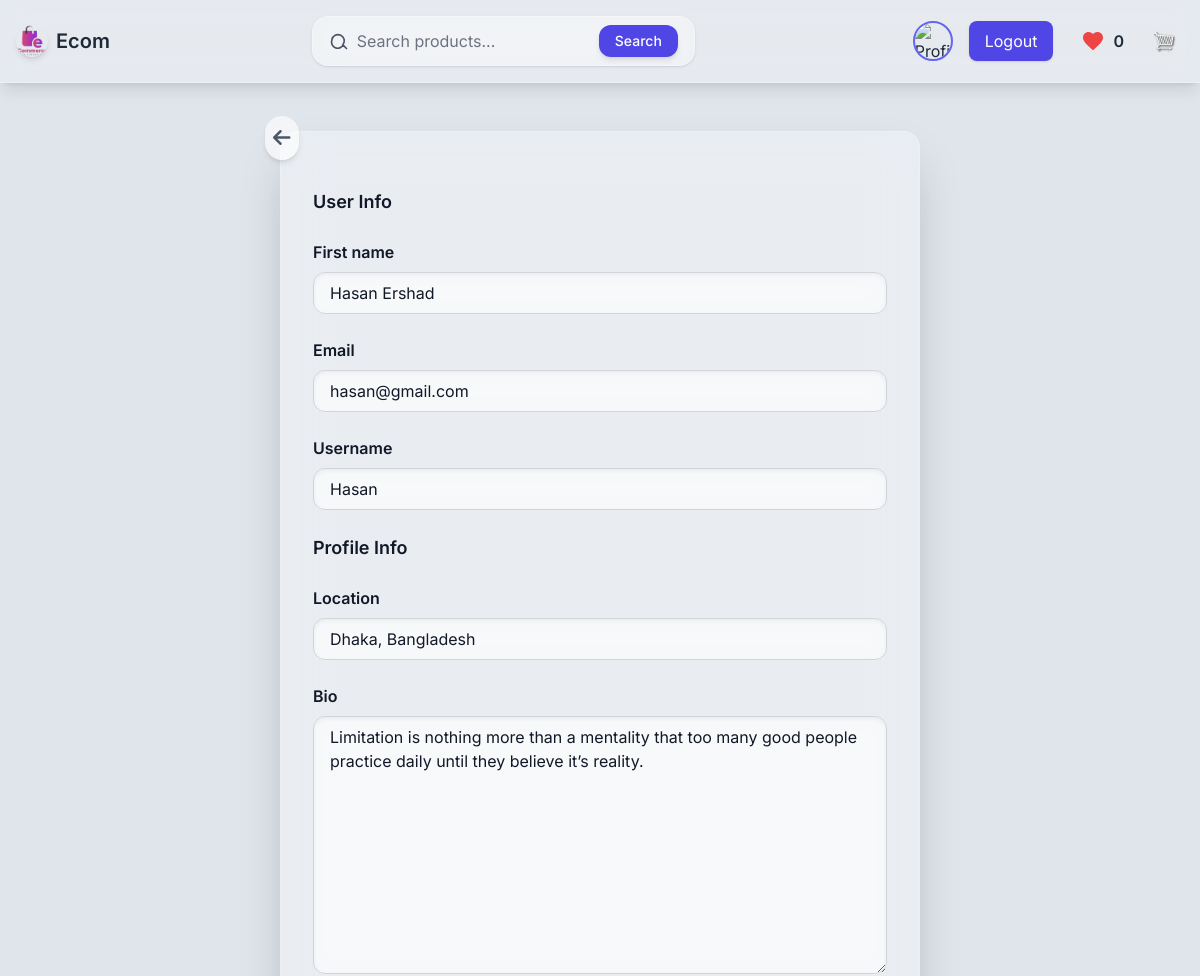
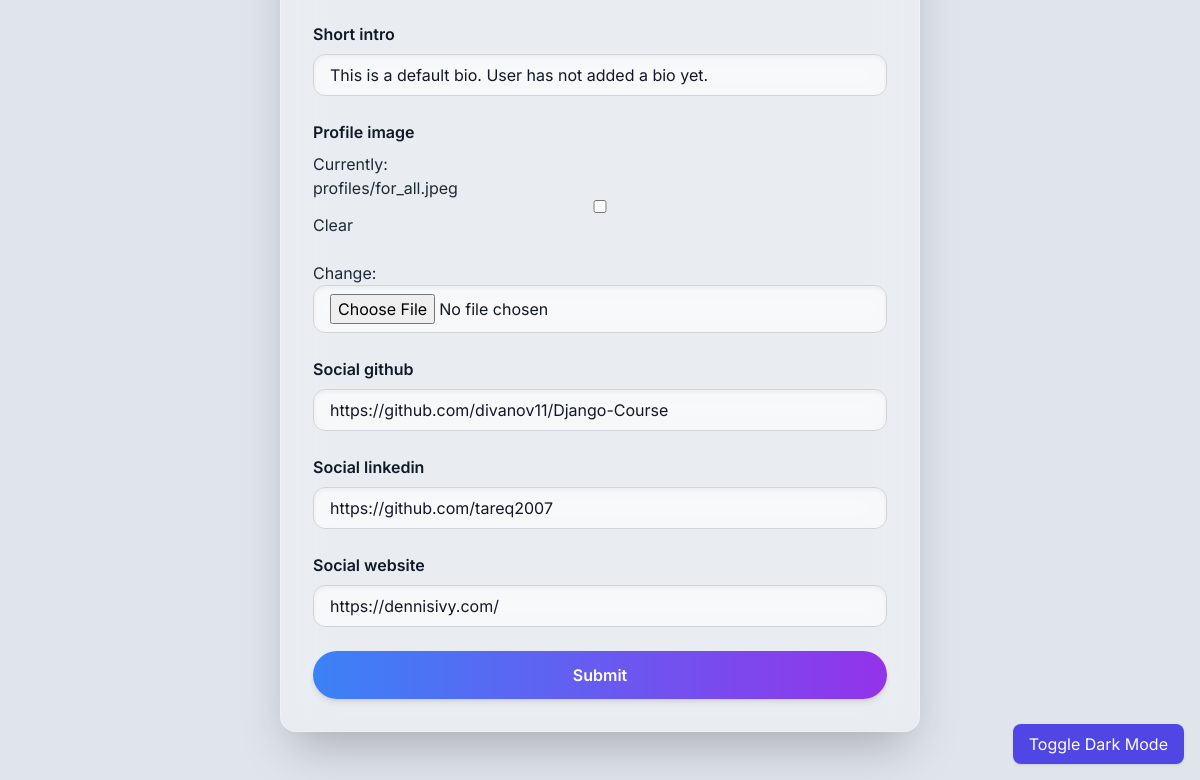
The app's page /edit-account/ (signed in) with its own data (2 pictures, top to bottom).
### accounts/models.py (models this page shows, shortened)
class Profile(models.Model):
    user = models.OneToOneField(User, on_delete=models.CASCADE, null=True, blank=True)
    name = models.CharField(max_length=200, blank=True, null=True)
    email = models.EmailField(max_length=500, blank=True, null=True)
    username = models.CharField(max_length=200, blank=True, null=True)
    location = models.CharField(max_length=200, blank=True, null=True, default="Earth")
    short_intro = models.CharField(max_length=200, blank=True, null=True, default="This is a default bio. User has not added a bio yet.")
    bio = models.TextField(blank=True, null=True)
    profile_image = models.ImageField(null=True, blank=True, upload_to='profiles/', default="profiles/user-default.png")
    social_github = models.CharField(max_length=200, blank=True, null=True)
    social_linkedin = models.CharField(max_length=200, blank=True, null=True)
    social_website = models.CharField(max_length=200, blank=True, null=True)
    created = models.DateTimeField(auto_now_add=True)
    id = models.UUIDField(default=uuid.uuid4, unique=True, primary_key=True, editable=False)
    class Meta:
        ordering = ['created']

### accounts/views.py (the view)
# urls.py: path('edit-account/', views.editAccount, name="edit-account"),
@login_required(login_url='login')
def editAccount(request):
    user = request.user
    profile, created = Profile.objects.get_or_create(user=user)
    if request.method == 'POST':
        user_form = UserForm(request.POST, instance=user)
        profile_form = ProfileForm(request.POST, request.FILES, instance=profile)
        if user_form.is_valid() and profile_form.is_valid():
            user_form.save()
            profile_form.save()
            messages.success(request, "Profile updated successfully!")
            return redirect('account')
        else:
            messages.error(request, "Please correct the errors below.")
    else:
        user_form = UserForm(instance=user)
        profile_form = ProfileForm(instance=profile)
    context = {'user_form': user_form, 'profile_form': profile_form}
    return render(request, 'accounts/profile_form.html', context)

### accounts/forms.py
class UserForm(forms.ModelForm):
    email = forms.EmailField(required=True)
    class Meta:
        model = User
        fields = ['first_name', 'email', 'username']

class ProfileForm(ModelForm):
    class Meta:
        model = Profile
        fields = ['location', 'bio', 'short_intro', 'profile_image', 'social_github', 'social_linkedin', 'social_website']

### accounts/context_processors.py (called while the page is built)
def wishlist_count(request):
    if request.user.is_authenticated:
        wishlist = Wishlist.objects.filter(customer__user=request.user).first()
        count = wishlist.products.count() if wishlist else 0
    else:
        count = 0
    return {'wishlist_count': count}

### accounts/templates/accounts/profile_form.html (shortened to what this page needs)
{% extends 'main.html' %}
{% load widget_tweaks %}
{% block content %}
<main class="my-12">
  <div class="max-w-2xl mx-auto px-4">
    <div class="relative p-8 rounded-2xl shadow-2xl backdrop-blur-xl bg-white/30 dark:bg-gray-800/30 border border-white/20 dark:border-gray-500/20 transition-all">
      <a href="{% url 'account' %}"
         class="absolute -top-4 -left-4 bg-white/60 dark:bg-gray-700/60 text-gray-600 dark:text-gray-300 rounded-full shadow-md p-2 hover:shadow-lg backdrop-blur-md transition"
         aria-label="Go back to account page">
        <i class="fas fa-arrow-left text-xl" aria-hidden="true"></i>
      </a>
      <form method="POST" action="{% url 'edit-account' %}" enctype="multipart/form-data" class="space-y-6" novalidate>
        <h2 class="text-lg font-semibold mb-4 text-gray-900 dark:text-gray-100">User Info</h2>
        {% for field in user_form %}
        <div class="flex flex-col">
          <label class="mb-2 text-gray-900 dark:text-gray-100 font-semibold" for="{{ field.id_for_label }}">
            {{ field.label }}
          </label>
          {% render_field field class="bg-white/50 dark:bg-gray-700/50 backdrop-blur-md text-gray-900 dark:text-white border border-gray-300 dark:border-gray-600 rounded-xl px-4 py-2 shadow-inner focus:outline-none focus:ring-2 focus:ring-blue-400" %}
        </div>
        {% endfor %}
        <h2 class="text-lg font-semibold mt-8 mb-4 text-gray-900 dark:text-gray-100">Profile Info</h2>
        {% for field in profile_form %}
        <div class="flex flex-col">
          <label class="mb-2 text-gray-900 dark:text-gray-100 font-semibold" for="{{ field.id_for_label }}">
            {{ field.label }}
          </label>
          {% render_field field class="bg-white/50 dark:bg-gray-700/50 backdrop-blur-md text-gray-900 dark:text-white border border-gray-300 dark:border-gray-600 rounded-xl px-4 py-2 shadow-inner focus:outline-none focus:ring-2 focus:ring-blue-400" %}
        </div>
        {% endfor %}
        <button type="submit"
                class="w-full py-3 rounded-full bg-gradient-to-r from-blue-500 to-purple-600 text-white font-semibold shadow-md hover:shadow-lg transition">
          Submit
        </button>
      </form>
    </div>
  </div>
</main>
{% endblock content %}

### records on screen
Profile: location "Dhaka, Bangladesh" "Limitation is nothing more than a mentality that too many good people practice daily until they believe it’s reality." "This is a default bio. User has not added a bio yet." "https://github.com/divanov11/Django-Course" "https://github.com/tareq2007" "https://dennisivy.com/"

### other values on screen
{{ wishlist_count|default:"0" }} "0"
{{ field.label }} "First name" "Email" "Username"
{{ field.label }} "Location" "Bio" "Short intro" "Profile image" "Social github" "Social linkedin" "Social website"
